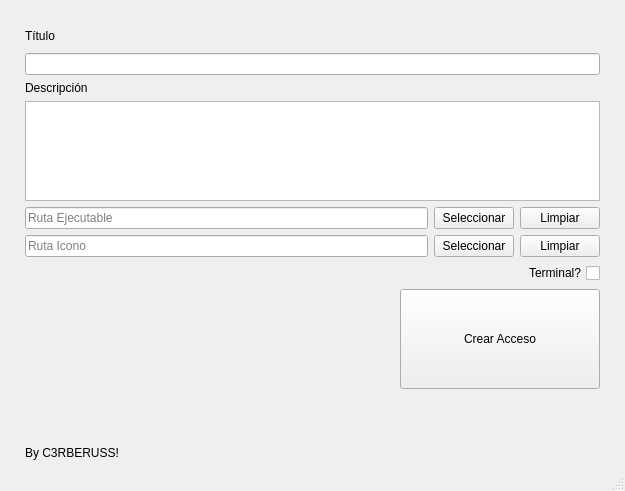
<?xml version="1.0" encoding="UTF-8"?>
<ui version="4.0">
 <class>MainWindow</class>
 <widget class="QMainWindow" name="MainWindow">
  <property name="geometry">
   <rect>
    <x>0</x>
    <y>0</y>
    <width>625</width>
    <height>491</height>
   </rect>
  </property>
  <property name="windowTitle">
   <string>MainWindow</string>
  </property>
  <widget class="QWidget" name="centralwidget">
   <layout class="QVBoxLayout" name="verticalLayout">
    <property name="leftMargin">
     <number>25</number>
    </property>
    <property name="rightMargin">
     <number>25</number>
    </property>
    <item>
     <layout class="QVBoxLayout" name="verticalLayout_3">
      <property name="topMargin">
       <number>20</number>
      </property>
      <item>
       <widget class="QLabel" name="label">
        <property name="maximumSize">
         <size>
          <width>16777215</width>
          <height>20</height>
         </size>
        </property>
        <property name="text">
         <string>Título</string>
        </property>
        <property name="alignment">
         <set>Qt::AlignLeading|Qt::AlignLeft|Qt::AlignTop</set>
        </property>
       </widget>
      </item>
      <item>
       <widget class="QLineEdit" name="txtTitulo">
        <property name="alignment">
         <set>Qt::AlignJustify|Qt::AlignTop</set>
        </property>
       </widget>
      </item>
     </layout>
    </item>
    <item>
     <layout class="QVBoxLayout" name="verticalLayout_2">
      <item>
       <widget class="QLabel" name="label_2">
        <property name="maximumSize">
         <size>
          <width>16777215</width>
          <height>20</height>
         </size>
        </property>
        <property name="text">
         <string>Descripción</string>
        </property>
       </widget>
      </item>
      <item>
       <widget class="QPlainTextEdit" name="txtDescripcion">
        <property name="sizePolicy">
         <sizepolicy hsizetype="Minimum" vsizetype="Minimum">
          <horstretch>0</horstretch>
          <verstretch>5</verstretch>
         </sizepolicy>
        </property>
        <property name="minimumSize">
         <size>
          <width>0</width>
          <height>100</height>
         </size>
        </property>
        <property name="maximumSize">
         <size>
          <width>16777215</width>
          <height>100</height>
         </size>
        </property>
       </widget>
      </item>
     </layout>
    </item>
    <item>
     <layout class="QHBoxLayout" name="horizontalLayout">
      <item>
       <widget class="QLineEdit" name="rtEjecutable">
        <property name="readOnly">
         <bool>true</bool>
        </property>
        <property name="placeholderText">
         <string>Ruta Ejecutable</string>
        </property>
       </widget>
      </item>
      <item>
       <widget class="QPushButton" name="btnSelectEjectuble">
        <property name="text">
         <string>Seleccionar</string>
        </property>
       </widget>
      </item>
      <item>
       <widget class="QPushButton" name="btnLimpiarEjecutable">
        <property name="text">
         <string>Limpiar</string>
        </property>
       </widget>
      </item>
     </layout>
    </item>
    <item>
     <layout class="QHBoxLayout" name="horizontalLayout_2">
      <item>
       <widget class="QLineEdit" name="rtIcono">
        <property name="readOnly">
         <bool>true</bool>
        </property>
        <property name="placeholderText">
         <string>Ruta Icono</string>
        </property>
       </widget>
      </item>
      <item>
       <widget class="QPushButton" name="btnSelectIcon">
        <property name="text">
         <string>Seleccionar</string>
        </property>
       </widget>
      </item>
      <item>
       <widget class="QPushButton" name="btnLimpiarIcon">
        <property name="text">
         <string>Limpiar</string>
        </property>
       </widget>
      </item>
     </layout>
    </item>
    <item>
     <widget class="QCheckBox" name="terminal">
      <property name="layoutDirection">
       <enum>Qt::RightToLeft</enum>
      </property>
      <property name="text">
       <string>Terminal?</string>
      </property>
     </widget>
    </item>
    <item>
     <layout class="QHBoxLayout" name="horizontalLayout_4">
      <item>
       <layout class="QHBoxLayout" name="horizontalLayout_3">
        <item>
         <spacer name="horizontalSpacer">
          <property name="orientation">
           <enum>Qt::Horizontal</enum>
          </property>
          <property name="sizeType">
           <enum>QSizePolicy::Minimum</enum>
          </property>
          <property name="sizeHint" stdset="0">
           <size>
            <width>10</width>
            <height>20</height>
           </size>
          </property>
         </spacer>
        </item>
        <item>
         <widget class="QLabel" name="lblIcon">
          <property name="minimumSize">
           <size>
            <width>64</width>
            <height>64</height>
           </size>
          </property>
          <property name="maximumSize">
           <size>
            <width>125</width>
            <height>64</height>
           </size>
          </property>
          <property name="baseSize">
           <size>
            <width>125</width>
            <height>64</height>
           </size>
          </property>
          <property name="text">
           <string/>
          </property>
          <property name="alignment">
           <set>Qt::AlignJustify|Qt::AlignVCenter</set>
          </property>
          <property name="margin">
           <number>2</number>
          </property>
         </widget>
        </item>
       </layout>
      </item>
      <item>
       <widget class="QPushButton" name="btnCrearAcceso">
        <property name="minimumSize">
         <size>
          <width>125</width>
          <height>100</height>
         </size>
        </property>
        <property name="maximumSize">
         <size>
          <width>200</width>
          <height>16777215</height>
         </size>
        </property>
        <property name="sizeIncrement">
         <size>
          <width>0</width>
          <height>0</height>
         </size>
        </property>
        <property name="text">
         <string>Crear Acceso</string>
        </property>
       </widget>
      </item>
     </layout>
    </item>
    <item>
     <widget class="QLabel" name="label_3">
      <property name="text">
       <string>By C3RBERUSS!</string>
      </property>
      <property name="alignment">
       <set>Qt::AlignBottom|Qt::AlignLeading|Qt::AlignLeft</set>
      </property>
     </widget>
    </item>
   </layout>
  </widget>
  <widget class="QMenuBar" name="menubar">
   <property name="geometry">
    <rect>
     <x>0</x>
     <y>0</y>
     <width>625</width>
     <height>22</height>
    </rect>
   </property>
  </widget>
  <widget class="QStatusBar" name="statusbar"/>
 </widget>
 <resources/>
 <connections/>
</ui>
